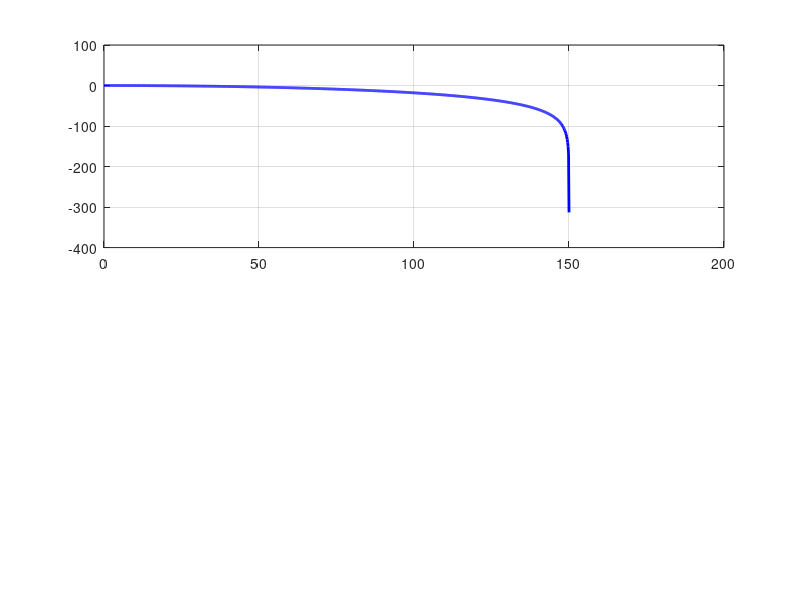

This figure's MATLAB source: (Note: this script raises an error after producing the figure.)
% fir4_visualize.m -- 6-figure visualization suite for the [1 3 3 1]/8 FIR
function fir4_visualize()
    b  = [1 3 3 1] / 8;
    Fs = 300e6;
    fprintf('\n=== fir4 Visualization Suite ===\n');
    fprintf('Filter: H(z) = (1 + 3z^{-1} + 3z^{-2} + z^{-3}) / 8\n');
    fprintf('Sample rate: %d MHz\n', Fs/1e6);

    % ---- Figure 1: frequency response ----
    w = linspace(0, pi, 1024);
    H = b * exp(-1j * (0:3)' * w);          % H(e^jw) computed directly
    f = w / (2*pi) * Fs / 1e6;              % MHz
    mag_db = 20*log10(abs(H) + eps);
    idx3 = find(mag_db <= -3, 1, 'first');
    figure('Name', 'Fig 1: Frequency response');
    subplot(2,1,1);
    plot(f, mag_db, 'b', 'LineWidth', 2); hold on; grid on;
    yline(-3, 'r--', '-3 dB');
    xline(f(idx3), 'k:', sprintf('%.1f MHz', f(idx3)));
    ylim([-60 5]); xlabel('Frequency (MHz)'); ylabel('|H| (dB)');
    title('Magnitude Response -- [1,3,3,1]/8 Binomial Low-Pass');
    subplot(2,1,2);
    plot(f, unwrap(angle(H)) * 180/pi, 'b', 'LineWidth', 2); grid on;
    xlabel('Frequency (MHz)'); ylabel('Phase (deg)');
    title('Phase Response (linear phase -- symmetric taps)');

    % ---- Figure 2: pole-zero plot ----
    z = roots(b);
    th = linspace(0, 2*pi, 256);
    figure('Name', 'Fig 2: Pole-zero');
    plot(cos(th), sin(th), 'k:'); hold on; grid on; axis equal;
    plot(real(z), imag(z), 'bo', 'MarkerSize', 10, 'LineWidth', 2);
    plot(0, 0, 'rx', 'MarkerSize', 12, 'LineWidth', 2);
    xlim([-1.5 1.5]); ylim([-1.5 1.5]);
    title('Pole-Zero: triple zero at z = -1 (null at Nyquist), 3 poles at z = 0');

    % ---- Figure 3: impulse response ----
    x_imp = [64 zeros(1,7)];
    y_imp = fir4_rtl(x_imp);
    figure('Name', 'Fig 3: Impulse response');
    stem(0:7, y_imp, 'filled', 'LineWidth', 1.5); grid on;
    xlabel('n'); ylabel('y[n]');
    title('Impulse response for x[0] = 64:  [8 24 24 8]');

    % ---- Figure 4: chirp test ----
    N = 256;
    t = linspace(0, 1, N);
    x_chirp = round(100 * sin(2*pi * (0.5 + 60*t) .* t));
    x_chirp = max(min(x_chirp, 127), -128);
    y_chirp = fir4_rtl(x_chirp);
    figure('Name', 'Fig 4: Chirp');
    plot(0:N-1, x_chirp, 'Color', [0.6 0.6 0.6]); hold on; grid on;
    plot(0:N-1, y_chirp, 'b', 'LineWidth', 1.5);
    xlabel('Sample n'); ylabel('Amplitude'); legend('input x', 'output y');
    title('Chirp: low freqs pass, high freqs attenuated');

    % ---- Figure 5: spectrogram (input vs output) ----
    figure('Name', 'Fig 5: Spectrogram');
    subplot(1,2,1); imagesc(stft_db(x_chirp)); axis xy; colorbar;
    title('Input chirp'); xlabel('Time frame'); ylabel('Frequency bin');
    subplot(1,2,2); imagesc(stft_db(y_chirp)); axis xy; colorbar;
    title('Filtered output'); xlabel('Time frame'); ylabel('Frequency bin');

    % ---- Figure 6: quantization error ----
    y_exact = filter(b, 1, x_chirp);
    err = y_exact - y_chirp;
    figure('Name', 'Fig 6: Quantization error');
    plot(0:N-1, err, 'r.'); grid on;
    xlabel('Sample n'); ylabel('exact - RTL');
    title(sprintf('Quantization error from floor(): max = %.3f LSB', max(abs(err))));

    fprintf('\nAll 6 figures generated.\n');
end

% Hardware-equivalent model (shift right by 3)
function y = fir4_rtl(x)
    N = length(x); y = zeros(1, N); d = zeros(1, 4);
    for k = 1:N
        d = [x(k) d(1:3)];
        y(k) = floor(((d(1) + d(4)) + 3*(d(2) + d(3))) / 8);
    end
end

% Simple short-time FFT magnitude in dB (no toolbox needed)
function S = stft_db(x)
    L = 32; hop = 8;
    win = 0.5 - 0.5*cos(2*pi*(0:L-1)'/(L-1));   % Hann window
    nfr = floor((length(x) - L) / hop) + 1;
    S = zeros(L/2 + 1, nfr);
    for k = 1:nfr
        seg = x((k-1)*hop + (1:L));
        X = fft(seg(:) .* win);
        S(:, k) = 20*log10(abs(X(1:L/2+1)) + 1);
    end
end
